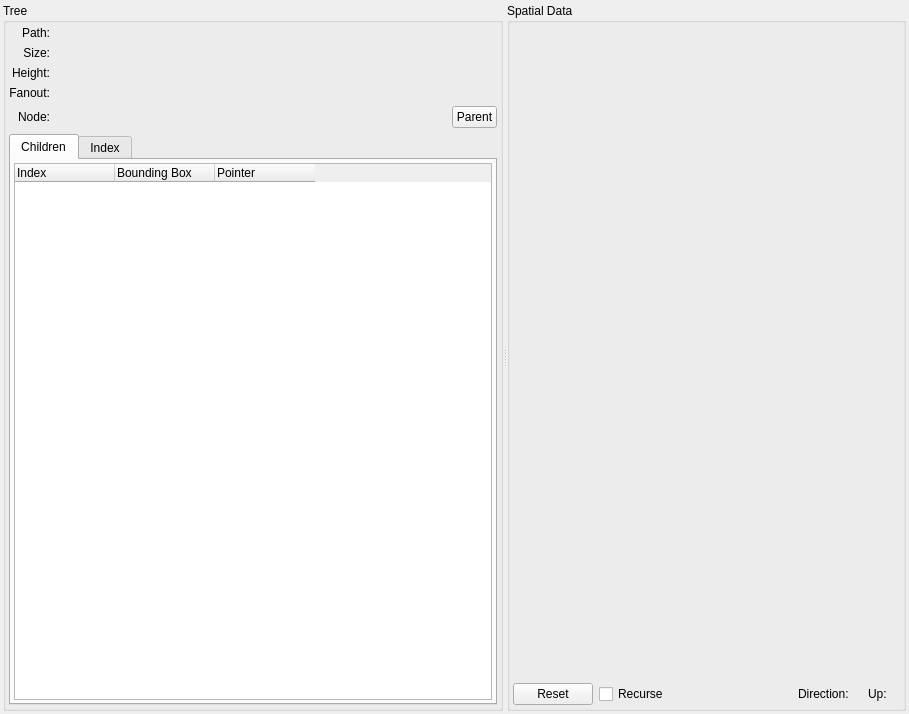
<?xml version="1.0" encoding="UTF-8"?>
<ui version="4.0">
 <class>TreeDisplay</class>
 <widget class="QWidget" name="TreeDisplay">
  <property name="geometry">
   <rect>
    <x>0</x>
    <y>0</y>
    <width>909</width>
    <height>714</height>
   </rect>
  </property>
  <property name="windowTitle">
   <string>Form</string>
  </property>
  <layout class="QVBoxLayout" name="verticalLayout_5">
   <property name="leftMargin">
    <number>3</number>
   </property>
   <property name="topMargin">
    <number>3</number>
   </property>
   <property name="rightMargin">
    <number>3</number>
   </property>
   <property name="bottomMargin">
    <number>3</number>
   </property>
   <item>
    <widget class="QSplitter" name="splitter">
     <property name="orientation">
      <enum>Qt::Horizontal</enum>
     </property>
     <property name="childrenCollapsible">
      <bool>false</bool>
     </property>
     <widget class="QGroupBox" name="treeGroup">
      <property name="enabled">
       <bool>true</bool>
      </property>
      <property name="sizePolicy">
       <sizepolicy hsizetype="Preferred" vsizetype="Preferred">
        <horstretch>0</horstretch>
        <verstretch>0</verstretch>
       </sizepolicy>
      </property>
      <property name="minimumSize">
       <size>
        <width>500</width>
        <height>200</height>
       </size>
      </property>
      <property name="title">
       <string>Tree</string>
      </property>
      <layout class="QVBoxLayout" name="childrenLayout">
       <property name="leftMargin">
        <number>3</number>
       </property>
       <property name="topMargin">
        <number>3</number>
       </property>
       <property name="rightMargin">
        <number>3</number>
       </property>
       <property name="bottomMargin">
        <number>3</number>
       </property>
       <item>
        <widget class="QWidget" name="widget" native="true">
         <layout class="QGridLayout" name="gridLayout" columnstretch="0,0">
          <property name="leftMargin">
           <number>0</number>
          </property>
          <property name="topMargin">
           <number>0</number>
          </property>
          <property name="rightMargin">
           <number>0</number>
          </property>
          <property name="bottomMargin">
           <number>0</number>
          </property>
          <property name="horizontalSpacing">
           <number>12</number>
          </property>
          <item row="1" column="1">
           <widget class="QLabel" name="sizeText">
            <property name="sizePolicy">
             <sizepolicy hsizetype="Expanding" vsizetype="Preferred">
              <horstretch>0</horstretch>
              <verstretch>0</verstretch>
             </sizepolicy>
            </property>
            <property name="text">
             <string/>
            </property>
            <property name="textInteractionFlags">
             <set>Qt::LinksAccessibleByMouse|Qt::TextSelectableByMouse</set>
            </property>
           </widget>
          </item>
          <item row="2" column="0">
           <widget class="QLabel" name="heightLabel">
            <property name="text">
             <string>Height:</string>
            </property>
            <property name="alignment">
             <set>Qt::AlignRight|Qt::AlignTrailing|Qt::AlignVCenter</set>
            </property>
           </widget>
          </item>
          <item row="3" column="0">
           <widget class="QLabel" name="fanoutLabel">
            <property name="text">
             <string>Fanout:</string>
            </property>
            <property name="alignment">
             <set>Qt::AlignRight|Qt::AlignTrailing|Qt::AlignVCenter</set>
            </property>
           </widget>
          </item>
          <item row="1" column="0">
           <widget class="QLabel" name="sizeLabel">
            <property name="text">
             <string>Size:</string>
            </property>
            <property name="alignment">
             <set>Qt::AlignRight|Qt::AlignTrailing|Qt::AlignVCenter</set>
            </property>
           </widget>
          </item>
          <item row="2" column="1">
           <widget class="QLabel" name="heightText">
            <property name="sizePolicy">
             <sizepolicy hsizetype="Expanding" vsizetype="Preferred">
              <horstretch>0</horstretch>
              <verstretch>0</verstretch>
             </sizepolicy>
            </property>
            <property name="text">
             <string/>
            </property>
            <property name="textInteractionFlags">
             <set>Qt::LinksAccessibleByMouse|Qt::TextSelectableByMouse</set>
            </property>
           </widget>
          </item>
          <item row="0" column="1">
           <widget class="QLabel" name="pathText">
            <property name="sizePolicy">
             <sizepolicy hsizetype="Expanding" vsizetype="Preferred">
              <horstretch>0</horstretch>
              <verstretch>0</verstretch>
             </sizepolicy>
            </property>
            <property name="text">
             <string/>
            </property>
            <property name="wordWrap">
             <bool>true</bool>
            </property>
            <property name="textInteractionFlags">
             <set>Qt::LinksAccessibleByMouse|Qt::TextSelectableByMouse</set>
            </property>
           </widget>
          </item>
          <item row="3" column="1">
           <widget class="QLabel" name="fanoutText">
            <property name="sizePolicy">
             <sizepolicy hsizetype="Expanding" vsizetype="Preferred">
              <horstretch>0</horstretch>
              <verstretch>0</verstretch>
             </sizepolicy>
            </property>
            <property name="toolTip">
             <string>Maximum number of internal/leaf node entries.</string>
            </property>
            <property name="text">
             <string/>
            </property>
           </widget>
          </item>
          <item row="0" column="0">
           <widget class="QLabel" name="pathLabel">
            <property name="text">
             <string>Path:</string>
            </property>
            <property name="alignment">
             <set>Qt::AlignRight|Qt::AlignTrailing|Qt::AlignVCenter</set>
            </property>
           </widget>
          </item>
          <item row="4" column="0">
           <widget class="QLabel" name="nodeLabel">
            <property name="text">
             <string>Node:</string>
            </property>
            <property name="alignment">
             <set>Qt::AlignRight|Qt::AlignTrailing|Qt::AlignVCenter</set>
            </property>
           </widget>
          </item>
          <item row="4" column="1">
           <layout class="QHBoxLayout" name="horizontalLayout_4">
            <item>
             <widget class="QLabel" name="nodeText">
              <property name="sizePolicy">
               <sizepolicy hsizetype="Expanding" vsizetype="Preferred">
                <horstretch>0</horstretch>
                <verstretch>0</verstretch>
               </sizepolicy>
              </property>
              <property name="text">
               <string/>
              </property>
             </widget>
            </item>
            <item>
             <spacer name="horizontalSpacer_2">
              <property name="orientation">
               <enum>Qt::Horizontal</enum>
              </property>
              <property name="sizeHint" stdset="0">
               <size>
                <width>40</width>
                <height>20</height>
               </size>
              </property>
             </spacer>
            </item>
            <item>
             <widget class="QPushButton" name="parentButton">
              <property name="styleSheet">
               <string notr="true">padding: 3px;</string>
              </property>
              <property name="text">
               <string>Parent</string>
              </property>
             </widget>
            </item>
           </layout>
          </item>
         </layout>
        </widget>
       </item>
       <item>
        <widget class="QTabWidget" name="treeTabs">
         <property name="currentIndex">
          <number>0</number>
         </property>
         <widget class="QWidget" name="childrenTab">
          <attribute name="title">
           <string>Children</string>
          </attribute>
          <layout class="QVBoxLayout" name="verticalLayout_2">
           <property name="leftMargin">
            <number>3</number>
           </property>
           <property name="topMargin">
            <number>3</number>
           </property>
           <property name="rightMargin">
            <number>3</number>
           </property>
           <property name="bottomMargin">
            <number>3</number>
           </property>
           <item>
            <widget class="QStackedWidget" name="stackedWidget">
             <property name="currentIndex">
              <number>0</number>
             </property>
             <widget class="QWidget" name="internalPage">
              <layout class="QVBoxLayout" name="verticalLayout_3">
               <property name="leftMargin">
                <number>0</number>
               </property>
               <property name="topMargin">
                <number>0</number>
               </property>
               <property name="rightMargin">
                <number>0</number>
               </property>
               <property name="bottomMargin">
                <number>0</number>
               </property>
               <item>
                <widget class="QTreeWidget" name="internalChildrenTree">
                 <property name="editTriggers">
                  <set>QAbstractItemView::NoEditTriggers</set>
                 </property>
                 <attribute name="headerStretchLastSection">
                  <bool>false</bool>
                 </attribute>
                 <column>
                  <property name="text">
                   <string>Index</string>
                  </property>
                 </column>
                 <column>
                  <property name="text">
                   <string>Bounding Box</string>
                  </property>
                 </column>
                 <column>
                  <property name="text">
                   <string>Pointer</string>
                  </property>
                 </column>
                </widget>
               </item>
              </layout>
             </widget>
             <widget class="QWidget" name="leafPage">
              <layout class="QVBoxLayout" name="verticalLayout">
               <property name="leftMargin">
                <number>0</number>
               </property>
               <property name="topMargin">
                <number>0</number>
               </property>
               <property name="rightMargin">
                <number>0</number>
               </property>
               <property name="bottomMargin">
                <number>0</number>
               </property>
               <item>
                <widget class="QTreeWidget" name="leafChildrenTree">
                 <property name="editTriggers">
                  <set>QAbstractItemView::NoEditTriggers</set>
                 </property>
                 <attribute name="headerStretchLastSection">
                  <bool>false</bool>
                 </attribute>
                 <column>
                  <property name="text">
                   <string>Index</string>
                  </property>
                 </column>
                 <column>
                  <property name="text">
                   <string>ID</string>
                  </property>
                 </column>
                 <column>
                  <property name="text">
                   <string>Start</string>
                  </property>
                 </column>
                 <column>
                  <property name="text">
                   <string>End</string>
                  </property>
                 </column>
                 <column>
                  <property name="text">
                   <string>Label</string>
                  </property>
                 </column>
                </widget>
               </item>
              </layout>
             </widget>
            </widget>
           </item>
          </layout>
         </widget>
         <widget class="QWidget" name="indexTab">
          <attribute name="title">
           <string>Index</string>
          </attribute>
          <layout class="QHBoxLayout" name="horizontalLayout_5">
           <property name="leftMargin">
            <number>3</number>
           </property>
           <property name="topMargin">
            <number>3</number>
           </property>
           <property name="rightMargin">
            <number>3</number>
           </property>
           <property name="bottomMargin">
            <number>3</number>
           </property>
           <item>
            <widget class="QTreeWidget" name="indexTree">
             <property name="columnCount">
              <number>3</number>
             </property>
             <attribute name="headerStretchLastSection">
              <bool>false</bool>
             </attribute>
             <column>
              <property name="text">
               <string>Node</string>
              </property>
             </column>
             <column>
              <property name="text">
               <string>Count</string>
              </property>
             </column>
             <column>
              <property name="text">
               <string>Trajectories</string>
              </property>
             </column>
            </widget>
           </item>
          </layout>
         </widget>
        </widget>
       </item>
      </layout>
     </widget>
     <widget class="QGroupBox" name="spatialGroup">
      <property name="sizePolicy">
       <sizepolicy hsizetype="Preferred" vsizetype="Preferred">
        <horstretch>1</horstretch>
        <verstretch>0</verstretch>
       </sizepolicy>
      </property>
      <property name="minimumSize">
       <size>
        <width>200</width>
        <height>0</height>
       </size>
      </property>
      <property name="title">
       <string>Spatial Data</string>
      </property>
      <layout class="QVBoxLayout" name="verticalLayout_4">
       <property name="leftMargin">
        <number>3</number>
       </property>
       <property name="topMargin">
        <number>3</number>
       </property>
       <property name="rightMargin">
        <number>3</number>
       </property>
       <property name="bottomMargin">
        <number>3</number>
       </property>
       <item>
        <widget class="SceneRenderer" name="sceneRenderer" native="true">
         <property name="sizePolicy">
          <sizepolicy hsizetype="Expanding" vsizetype="Expanding">
           <horstretch>0</horstretch>
           <verstretch>0</verstretch>
          </sizepolicy>
         </property>
        </widget>
       </item>
       <item>
        <layout class="QHBoxLayout" name="horizontalLayout">
         <item>
          <widget class="QPushButton" name="resetButton">
           <property name="text">
            <string>Reset</string>
           </property>
          </widget>
         </item>
         <item>
          <widget class="QCheckBox" name="recurseBox">
           <property name="text">
            <string>Recurse</string>
           </property>
          </widget>
         </item>
         <item>
          <spacer name="horizontalSpacer">
           <property name="orientation">
            <enum>Qt::Horizontal</enum>
           </property>
           <property name="sizeHint" stdset="0">
            <size>
             <width>40</width>
             <height>20</height>
            </size>
           </property>
          </spacer>
         </item>
         <item>
          <widget class="QLabel" name="directionLabel">
           <property name="text">
            <string>Direction:</string>
           </property>
          </widget>
         </item>
         <item>
          <widget class="QLabel" name="directionText">
           <property name="text">
            <string/>
           </property>
          </widget>
         </item>
         <item>
          <widget class="QLabel" name="upLabel">
           <property name="text">
            <string>Up:</string>
           </property>
          </widget>
         </item>
         <item>
          <widget class="QLabel" name="upText">
           <property name="text">
            <string/>
           </property>
          </widget>
         </item>
        </layout>
       </item>
      </layout>
     </widget>
    </widget>
   </item>
  </layout>
 </widget>
 <customwidgets>
  <customwidget>
   <class>SceneRenderer</class>
   <extends>QWidget</extends>
   <header>scene_renderer.hpp</header>
   <container>1</container>
  </customwidget>
 </customwidgets>
 <resources/>
 <connections/>
</ui>
